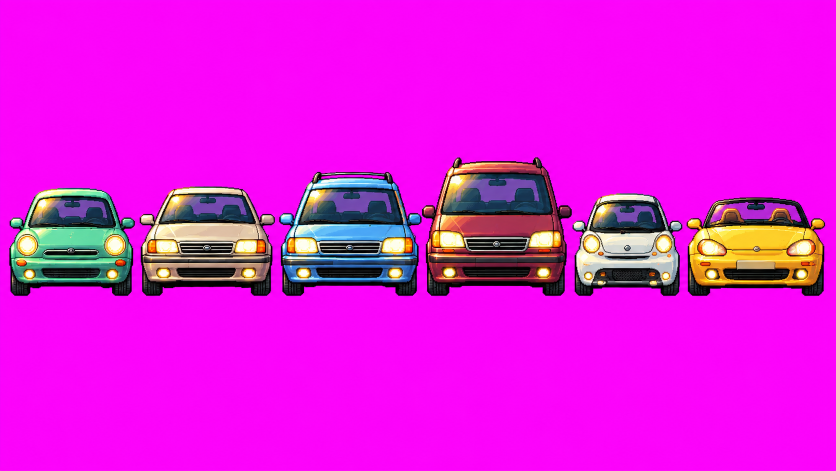
#> input picture assets/concept/traffic/trf02_cars_front_A_v1.png, 1672 x 941 px, given in place of car_vega_steer_sheet_A_v2.png, which was not available (shown at 1/2 size)
$ python make_car_sprites.py ../assets/concept/traffic/trf02_cars_front_A_v1.png ../assets/concept/traffic/trf05_big_front_A_v1.png
#> lines starting #> are read from the running program, lines starting #| are printed output that depends on the picture; after the words box and inside, x2 and y2 are one past the last pixel; in counts of white or black regions, pixels touching at a corner belong together; pictures that were not available may be replaced by others from this repository, and a replacement may not be noted
### tools/spritelib.py
"""Shared helpers for the sprite tools (make_*_sprites.py): keying the magenta background off
concept sheets, finding the objects on a sheet, cropping and scaling them to pixel art, and
turning a background composite into a seamless parallax strip.

Needs Pillow, numpy and scipy (tools/requirements.txt).
"""
import os

import numpy as np
from PIL import Image
from scipy import ndimage

# 4-connected neighbourhood for labelling
FOUR = np.array([[0, 1, 0], [1, 1, 1], [0, 1, 0]])


def rgba(img):
    """The image as an RGBA uint8 array (height, width, 4)."""
    return np.array(img.convert("RGBA"))


def is_key(arr):
    """Magenta key plus the pink fringe the generator leaves around edges, per pixel of an
    (..., 3+) array. Matches pink and purple paint too: car sheets use key_sheet instead."""
    r, g, b = (arr[..., i].astype(np.int16) for i in range(3))
    return ((r > 150) & (b > 150) & (g < 120)) | ((r - g > 90) & (b - g > 90))


# [5 lines left out: function key_out, not called in this run]


# --- Keying a sheet on its own background color (car and traffic sheets) -----------------

# Key color distance (sum of RGB differences) from the sheet's background that counts as
# background. The plain magenta key (is_key) also matches pink and purple paint, which left
# holes in the Cyclone and the Zenith.
KEY_DISTANCE = 90
# A background-colored patch inside a car is a gap to see through (between a buggy's tubes,
# under the Mesa's axle) if it is this close to the background on average, whatever its size,
# or if it is framed by dark parts: the median brightest channel of the pixels around it is
# under GAP_FRAME (thin gaps, like under the Mesa's light bar, are mostly shaded magenta).
# Paint is further off and sits in bright paint: the Zenith's iridescent purple averages 40
# or more and its surroundings 200 or more.
GAP_DISTANCE = 40
GAP_FRAME = 200


def _shifts(mask_shape):
    """(destination, source) slice pairs for the four neighbours of every pixel."""
    h, w = mask_shape
    return [
        ((slice(None), slice(0, w - 1)), (slice(None), slice(1, w))),
        ((slice(None), slice(1, w)), (slice(None), slice(0, w - 1))),
        ((slice(0, h - 1), slice(None)), (slice(1, h), slice(None))),
        ((slice(1, h), slice(None)), (slice(0, h - 1), slice(None))),
    ]


def _frame_medians(labels, near, bright, count):
    """Per label, the upper median of `bright` over the pixels that aren't `near` and touch
    the label (each pixel once)."""
    idx = np.arange(labels.size).reshape(labels.shape)
    pairs = []
    for dst, src in _shifts(labels.shape):
        hit = ~near[dst] & (labels[src] > 0)
        pairs.append(labels[src][hit].astype(np.int64) * labels.size + idx[dst][hit])
    pairs = np.unique(np.concatenate(pairs))
    lab = pairs // labels.size
    pix = pairs % labels.size
    vals = bright.reshape(-1)[pix]
    order = np.lexsort((vals, lab))
    lab, vals = lab[order], vals[order]
    medians = np.full(count + 1, 255, dtype=np.int32)
    starts = np.searchsorted(lab, np.arange(count + 1), side="left")
    ends = np.searchsorted(lab, np.arange(count + 1), side="right")
    for k in range(1, count + 1):
        n = ends[k] - starts[k]
        if n:
            medians[k] = vals[starts[k] + n // 2]
    return medians


def key_sheet(img, fringe=1):
    """Keys out the sheet's background color (read from its corner): every patch of it that
    touches the edge or is a real gap (GAP_DISTANCE, GAP_FRAME), plus up to `fringe` pixels
    of magenta-ish fringe around those (is_key, grown one pixel at a time). Pink or purple
    paint stays, unless it touches the background within `fringe` pixels."""
    a = rgba(img)
    h, w = a.shape[:2]
    bg = a[1, 1, :3].astype(np.int16)
    dist = np.abs(a[..., :3].astype(np.int16) - bg).sum(axis=2)
    near = dist < KEY_DISTANCE
    labels, count = ndimage.label(near, structure=FOUR)
    ids = np.arange(1, count + 1)
    edge = np.zeros(count + 1, dtype=bool)
    edge[np.unique(np.concatenate([labels[0], labels[-1], labels[:, 0], labels[:, -1]]))] = True
    mean = np.zeros(count + 1)
    if count:
        mean[1:] = ndimage.mean(dist, labels, ids)
    gap = mean < GAP_DISTANCE
    frame = _frame_medians(labels, near, a[..., :3].max(axis=2).astype(np.int32), count)
    gap |= frame < GAP_FRAME
    keep = edge | gap
    keep[0] = False
    keyed = keep[labels]
    keyish = is_key(a)
    for _ in range(fringe):
        grow = np.zeros_like(keyed)
        for dst, src in _shifts(keyed.shape):
            grow[dst] |= keyed[src]
        keyed |= grow & keyish
    a[keyed] = 0
    return Image.fromarray(a)


# --- Finding objects on a sheet -----------------------------------------------------------

def label_cells(img, step=2):
    """4-connected opaque regions on the alpha mask downsampled by `step`: (labels, count),
    labels numbered from 1 in raster order of their first cell, 0 for empty."""
    small = img.getchannel("A").resize((img.size[0] // step, img.size[1] // step), Image.NEAREST)
    return ndimage.label(np.array(small) > 0, structure=FOUR)


def components(img, step=2, min_area=400):
    """Connected opaque regions of at least `min_area` cells, left to right, as
    (full-res box, label) pairs, plus the label grid and its step."""
    labels, count = label_cells(img, step)
    out = []
    if count:
        areas = ndimage.sum(np.ones_like(labels), labels, np.arange(1, count + 1))
        for k, sl in enumerate(ndimage.find_objects(labels), start=1):
            if areas[k - 1] >= min_area:
                ys, xs = sl
                out.append(((xs.start * step, ys.start * step, xs.stop * step, ys.stop * step), k))
    return sorted(out, key=lambda b: b[0][0]), labels, step


# [8 lines left out: function cell_boxes, not called in this run]


def mask_crop(img, box, labels, step, members):
    """`img` cropped to `box` (full-res), keeping only pixels whose label cell is one of
    `members`, then trimmed to what is left."""
    part = rgba(img.crop(box))
    ph, pw = part.shape[:2]
    full = np.zeros((ph, pw), dtype=labels.dtype)
    ys = (box[1] + np.arange(ph)) // step
    xs = (box[0] + np.arange(pw)) // step
    oky, okx = ys < labels.shape[0], xs < labels.shape[1]
    sub = labels[np.ix_(ys[oky], xs[okx])]
    full[np.ix_(np.nonzero(oky)[0], np.nonzero(okx)[0])] = sub
    part[~np.isin(full, list(members))] = 0
    out = Image.fromarray(part)
    return out.crop(out.getbbox())


# [6 lines left out: function overlap, not called in this run]


def union(a, b):
    return (min(a[0], b[0]), min(a[1], b[1]), max(a[2], b[2]), max(a[3], b[3]))


# [62 lines left out: functions group_objects, _merge_stacked, in_reading_order, not called in this run]


def slice_row(keyed, shape=None):
    """A keyed sheet's big objects (components) left to right, each trimmed, with pixels of
    its neighbours inside its box cleared. For sheets of one row: cars, the palms. `shape`,
    if given, is the same sheet keyed more lightly: objects are found on it, so a part that
    `keyed` cut loose (a mirror on a stalk of fringe) still belongs to its object."""
    boxes, labels, step = components(keyed if shape is None else shape)
    return [mask_crop(keyed, box, labels, step, {comp}) for box, comp in boxes]


# [55 lines left out: functions slice_objects, hard_alpha, pixelate_down, make_background, not called in this run]

### tools/make_car_sprites.py
#!/usr/bin/env python3
"""Build in-game car sprites from the concept sheets.

- Player cars: the seven steering frames, all at one scale, on equal cells in one strip.
  The nose-down (downhill) and nose-up (uphill) sheets, when they exist, become strips laid
  out the same way. Those sheets may hold 7, 3 (left, straight, right) or 1 (straight) frames;
  fewer frames are repeated across the seven steering cells. Only the Vega has pitched
  sheets so far; the rest of the garage (GARAGE) gets a level strip each.
- Traffic: rear views from the traffic sheets, one keyed sprite each.

These stand in until the cars get a proper sprite pipeline.

Usage:
    python3 tools/make_car_sprites.py <concept_dir> <project_dir>
"""
import os
import sys

from PIL import Image

import manifest
from spritelib import key_sheet, pixelate_down, slice_row

PLAYER_BODY_WIDTH = 180  # straight-ahead frame, in texture pixels (about its on-screen width)
TRAFFIC_CAR_WIDTH = 150  # widest vehicle on each sheet
TRAFFIC_BIG_WIDTH = 170
# World units per texture pixel, per sheet: each concept sheet was drawn at its own scale.
CAR_SCALE = 7.0
BIG_SCALE = 8.2
# Pixels of magenta-ish fringe keyed off around the background (spritelib.key_sheet). Traffic
# sheets have wide ones: a shadowed magenta line along the ground, glow around beacons. The
# player cars keep one pixel, since the Zenith's purple paint would go too.
PLAYER_FRINGE = 1
TRAFFIC_FRINGE = 16

TRAFFIC = [
    ("trf01_cars_A_v1.png", TRAFFIC_CAR_WIDTH, CAR_SCALE, ["compact_teal", "sedan_beige", "wagon_blue", "van_red", "mini_white", "roadster_yellow"]),
    ("trf03_big_A_v1.png", TRAFFIC_BIG_WIDTH, BIG_SCALE, ["semi", "bus", "box_truck", "rv", "carrier"]),
    ("trf04_stage_specials_A_v1.png", TRAFFIC_CAR_WIDTH, CAR_SCALE, [
        "surf_van", "trolley", "log_truck", "tractor", "airboat_trailer", "taxi"]),
    ("trf06_cars_more_A_v1.png", TRAFFIC_CAR_WIDTH, CAR_SCALE, [
        "pickup_red", "suv_green", "muscle_white", "van_navy", "tuk_tuk", "hatch_purple"]),
    ("trf08_service_A_v1.png", TRAFFIC_BIG_WIDTH, BIG_SCALE, [
        "tow_truck", "cement_mixer", "tanker", "garbage_truck", "street_sweeper", "ice_cream_truck"]),
    # The green combine on the specials sheet was rerolled as its own sheet (v2)
    ("trf09_stage_specials_2_A_v1.png", TRAFFIC_CAR_WIDTH, CAR_SCALE, [
        "golf_cart", "jeep_red", "limo_white", "dump_truck", "boat_trailer", None, "news_truck",
        "double_decker"]),
    ("trf09_combine_A_v2.png", 220, BIG_SCALE, ["combine"]),
]


def slice_sheet(path, fringe=PLAYER_FRINGE):
    """Keyed, trimmed sprites left to right. Pixels of other sprites inside a box are cleared.
    Sprites are found on the sheet keyed with a one-pixel fringe, so the wide fringe can't
    cut a part off its vehicle."""
    sheet = Image.open(path)
    shape = key_sheet(sheet, PLAYER_FRINGE)
    return slice_row(shape if fringe == PLAYER_FRINGE else key_sheet(sheet, fringe), shape)


# (concept sheet, output strip, required, tallest cell as a multiple of the level strip's)
PLAYER_SHEETS = [
    ("car_vega_steer_sheet_A_v2.png", "vega_steer.png", True, None),
    ("car_vega_steer_down_sheet_A_v1.png", "vega_steer_down.png", False, 1.15),
    # The generated uphill sheet looks down from far steeper than the game's pitch, so its
    # car is twice as tall as the level one; it is squashed so the switch doesn't pop.
    ("car_vega_steer_up_sheet_A_v1.png", "vega_steer_up.png", False, 1.35),
]
# The rest of the garage: level strips only; the game fakes their pitch (CarSprites.pitch_warp).
# (car, steering sheet) -> assets/sprites/cars/<car>_steer.png
GARAGE = [
    ("bruiser", "car_bruiser_steer_sheet_A_v2.png"),
    ("kestrel", "car_kestrel_steer_sheet_A_v2.png"),
    ("sol", "car_sol_steer_sheet_A_v2.png"),
    ("mesa", "car_mesa_steer_sheet_A_v2.png"),
    ("phantom", "car_phantom_steer_sheet_A_v2.png"),
    ("hauler", "car_hauler_steer_sheet_A_v1.png"),
    ("zenith", "car_zenith_steer_sheet_A_v1.png"),
    ("tempest", "car_tempest_steer_sheet_A_v1.png"),
    ("skipper", "car_skipper_steer_sheet_A_v1.png"),
    ("halo", "car_halo_steer_sheet_A_v1.png"),
    ("cyclone", "car_cyclone_steer_sheet_A_v2.png"),
]
# Which sheet frame fills each of the seven steering cells, by frame count
STEER_CELLS = {7: [0, 1, 2, 3, 4, 5, 6], 3: [0, 0, 1, 1, 1, 2, 2], 1: [0] * 7}


def make_player(sheet_path, out_path, level_h=None, max_ratio=None):
    frames = slice_sheet(sheet_path)
#> in slice_sheet, sheet is the input picture: PIL image 1672x941 RGB; mean R, G, B 225.9, 23, 221.2
#> in key_sheet, `bg = a[1, 1, :3].astype(np.int16)`: bg = [247, 7, 248]
#> in key_sheet, `near = dist < KEY_DISTANCE`:
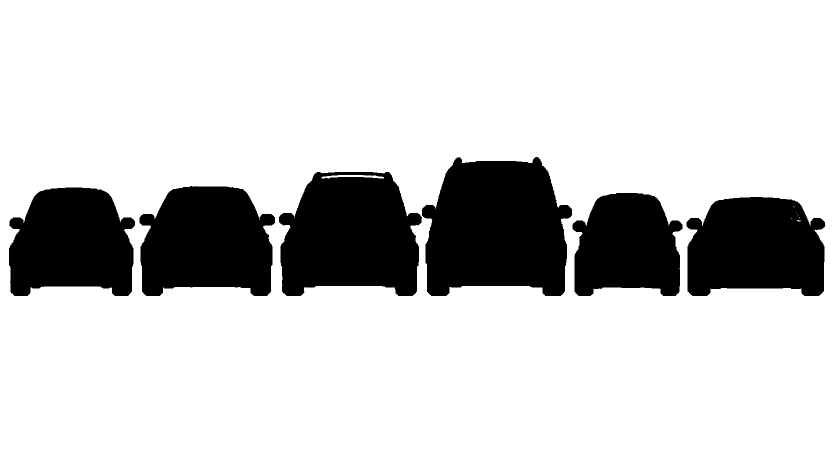
#> near: shape (941, 1672) bool (shown at 1/2 size); 81.2% white; 6 black regions, box (x1, y1, x2, y2) and area: (844, 314, 1144, 592) 65753, (558, 344, 844, 592) 56020, (279, 372, 550, 592) 48166, (1373, 394, 1651, 592) 46089, (18, 375, 270, 592) 44146, (1145, 386, 1365, 592) 36020
#> in key_sheet, `labels, count = ndimage.label(near, structure=FOUR)`:
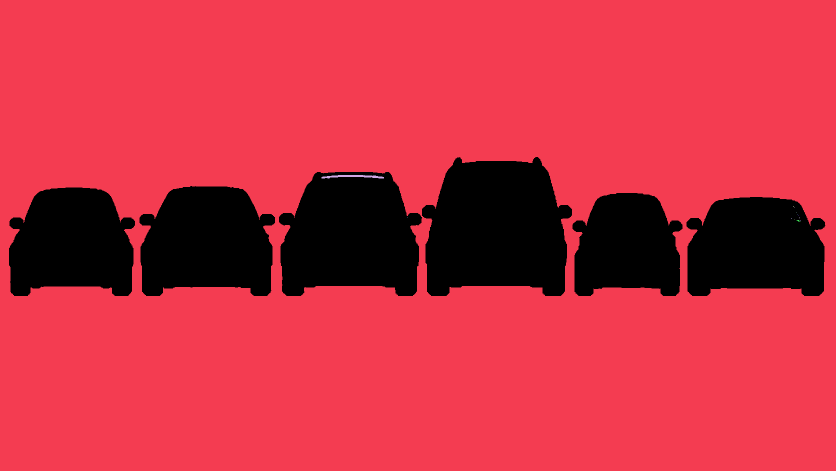
#> labels: shape (941, 1672) int32 (shown at 1/2 size); 15 distinct labels, from 0 to 14; one colour per label, 0 black
#> in key_sheet, `labels, count = ndimage.label(near, structure=FOUR)`: count = 14
#> after the loop in _frame_medians, `for dst, src in _shifts(labels.shape):`: pairs = 4 items
#> in _frame_medians, `pairs = np.unique(np.concatenate(pairs))`: pairs = 6092 values from 2099278 to 22767553
#> in _frame_medians, `lab = pairs // labels.size`: lab = 6092 values from 1 to 14
#> in _frame_medians, `pix = pairs % labels.size`: pix = 6092 values, max 989790 at index 5765, min 525926 at index 0, mean 799982.9
#> in _frame_medians, `vals = bright.reshape(-1)[pix]`: vals = 6092 values, max 255 at index 2008, min 14 at index 38, mean 136.3
#> in _frame_medians, `order = np.lexsort((vals, lab))`: order = 6092 values, max 6091 at index 6089, min 0 at index 5075, mean 3045.5
#> in _frame_medians, `lab, vals = lab[order], vals[order]`: vals = 6092 values, max 255 at index 5764, min 14 at index 0, mean 136.3
#> in _frame_medians, `medians = np.full(count + 1, 255, dtype=np.int32)`: medians = [255, 255, 255, 255, 255, 255, 255, 255, 255, 255, 255, 255, 255, 255, 255]
#> in _frame_medians, `starts = np.searchsorted(lab, np.arange(count + 1), side="left")`: starts = [0, 0, 5766, 6022, 6028, 6032, 6036, 6040, 6044, 6048, 6056, 6062, 6066, 6084, 6088]
#> in _frame_medians, `ends = np.searchsorted(lab, np.arange(count + 1), side="right")`: ends = [0, 5766, 6022, 6028, 6032, 6036, 6040, 6044, 6048, 6056, 6062, 6066, 6084, 6088, 6092]
#> the loop in _frame_medians, `for k in range(1, count + 1):` made 14 passes
#> n on passes 1 to 8: 5766, 256, 6, 4, 4, 4, 4, 4
#> after the loop in _frame_medians, `for k in range(1, count + 1):`: medians = [255, 138, 139, 216, 228, 219, 224, 227, 225, 223, 227, 234, 215, 214, 199]
#> in key_sheet, `frame = _frame_medians(labels, near, a[..., :3].max(axis=2).astype(np...`: frame has the same summary as medians in _frame_medians
#> in key_sheet, `gap |= frame < GAP_FRAME`: gap = [True, True, True, False, False, False, False, False, False, False, False, False, False, False, True]
#> in key_sheet, `keep = edge | gap`: keep has the same summary as gap
#> in components, `labels, count = label_cells(img, step)`:
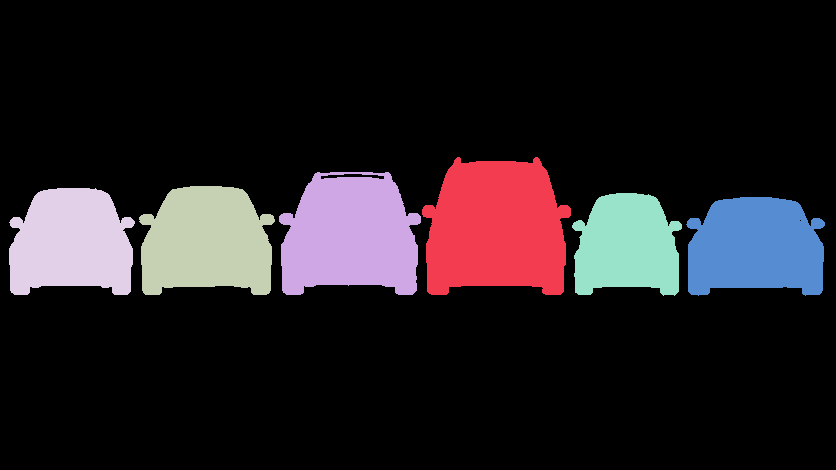
#> labels: shape (470, 836) int32; 7 distinct labels, from 0 to 6; one colour per label, 0 black
#> in components, `labels, count = label_cells(img, step)`: count = 6
#> in components, `areas = ndimage.sum(np.ones_like(labels), labels, np.arange(1, count +..`: areas = [16260, 13759, 11917, 10869, 8825, 11342]
#> the loop in components, `for k, sl in enumerate(ndimage.find_objects(labels), start=1):` made 6 passes
#> after the loop in components, `for k, sl in enumerate(ndimage.find_objects(labels), start=1):`: out = [((844, 314, 1142, 590), 1), ((558, 344, 842, 590), 2), ((278, 372, 550, 590), 3), ((18, 376, 270, 590), 4), ((1144, 386, 1364, 592), 5), ((1372, 394, 1650, 592), 6)]
#> in slice_row, `boxes, labels, step = components(keyed if shape is None else shape)`: boxes = [((18, 376, 270, 590), 4), ((278, 372, 550, 590), 3), ((558, 344, 842, 590), 2), ((844, 314, 1142, 590), 1), ((1144, 386, 1364, 592), 5), ((1372, 394, 1650, 592), 6)]; step = 2
#> in mask_crop, `ys = (box[1] + np.arange(ph)) // step`: ys = 214 values from 188 to 294
#> in mask_crop, `xs = (box[0] + np.arange(pw)) // step`: xs = 252 values from 9 to 134
#> call 4 of mask_crop, with box = (844, 314, 1142, 590), step = 2
#> in mask_crop (call 4), `ys = (box[1] + np.arange(ph)) // step`: ys = 276 values from 157 to 294
#> in mask_crop (call 4), `xs = (box[0] + np.arange(pw)) // step`: xs = 298 values from 422 to 570
#> in mask_crop (call 4), `part[~np.isin(full, list(members))] = 0`:
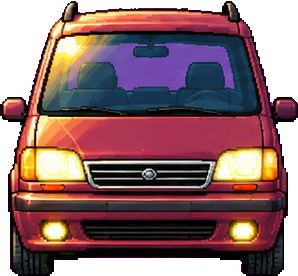
#> part: shape (276, 298, 4); mean R, G, B, A 88, 55, 57.9, 200.9; transparent parts drawn white
#> in mask_crop (call 5), `ys = (box[1] + np.arange(ph)) // step`: ys = 206 values from 193 to 295
#> in mask_crop (call 5), `xs = (box[0] + np.arange(pw)) // step`: xs = 220 values from 572 to 681
#> in mask_crop (call 5), `part[~np.isin(full, list(members))] = 0`:
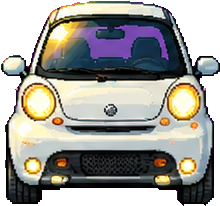
#> part: shape (206, 220, 4); mean R, G, B, A 101.2, 99.7, 94.6, 197.4; transparent parts drawn white
#> in mask_crop (call 6), `ys = (box[1] + np.arange(ph)) // step`: ys = 198 values from 197 to 295
#> in mask_crop (call 6), `xs = (box[0] + np.arange(pw)) // step`: xs = 278 values from 686 to 824
#> in mask_crop (call 6), `part[~np.isin(full, list(members))] = 0`:
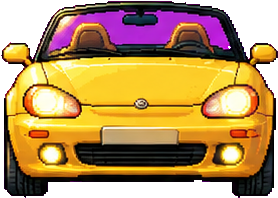
#> part: shape (198, 278, 4); mean R, G, B, A 136, 100, 47.9, 208.9; transparent parts drawn white
#> in mask_crop (call 6), `return out.crop(out.getbbox())`:
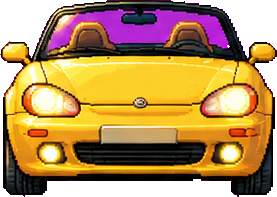
#> returned value: PIL image 277x197 RGBA; mean R, G, B, A 137.2, 100.9, 48.4, 210.8; transparent parts drawn white
    if len(frames) not in STEER_CELLS:
        sys.exit("%s: expected 7, 3 or 1 frames, found %d" % (sheet_path, len(frames)))
    # Sheets run hard left .. straight .. hard right: steering left shows the left flank.
    # Every strip is scaled so its straight frame is the same width.
    scale = PLAYER_BODY_WIDTH / frames[len(frames) // 2].width
    frames = [pixelate_down(f, scale) for f in frames]
    frames = [frames[i] for i in STEER_CELLS[len(frames)]]
    if level_h and max_ratio and max(f.height for f in frames) > level_h * max_ratio:
        squash = level_h * max_ratio / max(f.height for f in frames)
        frames = [f.resize((f.width, max(1, round(f.height * squash))), Image.NEAREST) for f in frames]
    cell_w = max(f.width for f in frames)
    cell_h = max(f.height for f in frames)
    strip = Image.new("RGBA", (cell_w * 7, cell_h), (0, 0, 0, 0))
    for i, f in enumerate(frames):
        # Bottom-aligned and centered in the cell
        strip.paste(f, (i * cell_w + (cell_w - f.width) // 2, cell_h - f.height))
    os.makedirs(os.path.dirname(out_path), exist_ok=True)
    strip.save(out_path)
    print("player", os.path.basename(out_path), strip.size, "cell", cell_w, cell_h)
    return cell_h


# [14 lines left out: function make_traffic, not called in this run]


def main():
    if len(sys.argv) != 3:
        sys.exit(__doc__)
    concept_dir, project_dir = sys.argv[1], sys.argv[2]
    sprites = os.path.join(project_dir, "assets", "sprites")
    level_h = None
    for sheet, strip, required, max_ratio in PLAYER_SHEETS:
        path = os.path.join(concept_dir, "cars", sheet)
        if required or os.path.exists(path):
            h = make_player(path, os.path.join(sprites, "cars", strip), level_h, max_ratio)
#> in make_player, `frames = slice_sheet(sheet_path)`: frames = 6 items
            level_h = level_h or h
    for car, sheet in GARAGE:
        make_player(os.path.join(concept_dir, "cars", sheet), os.path.join(sprites, "cars", car + "_steer.png"))
    make_traffic(concept_dir, os.path.join(sprites, "traffic"))
    manifest.write(project_dir)


if __name__ == "__main__":
#> (the run stopped early here; a loop or call above may not have finished)
